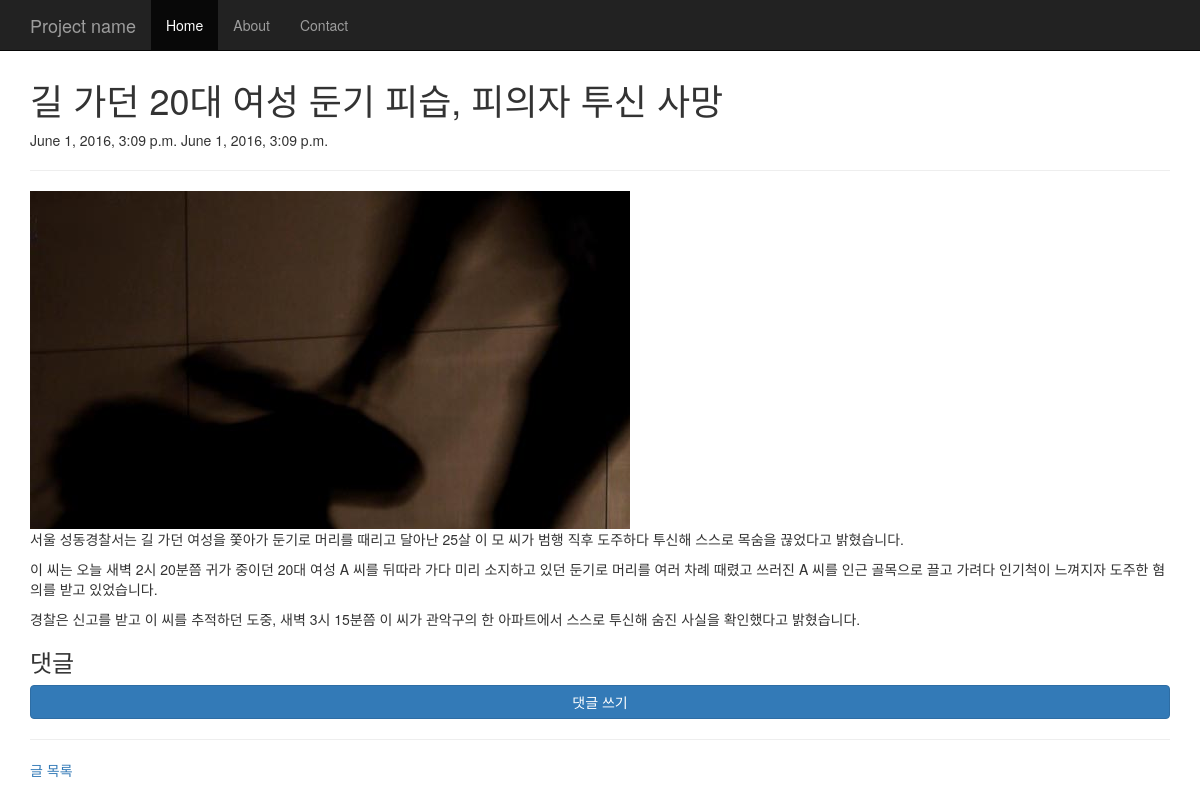
The page /blog/3/ on the database as committed earlier.
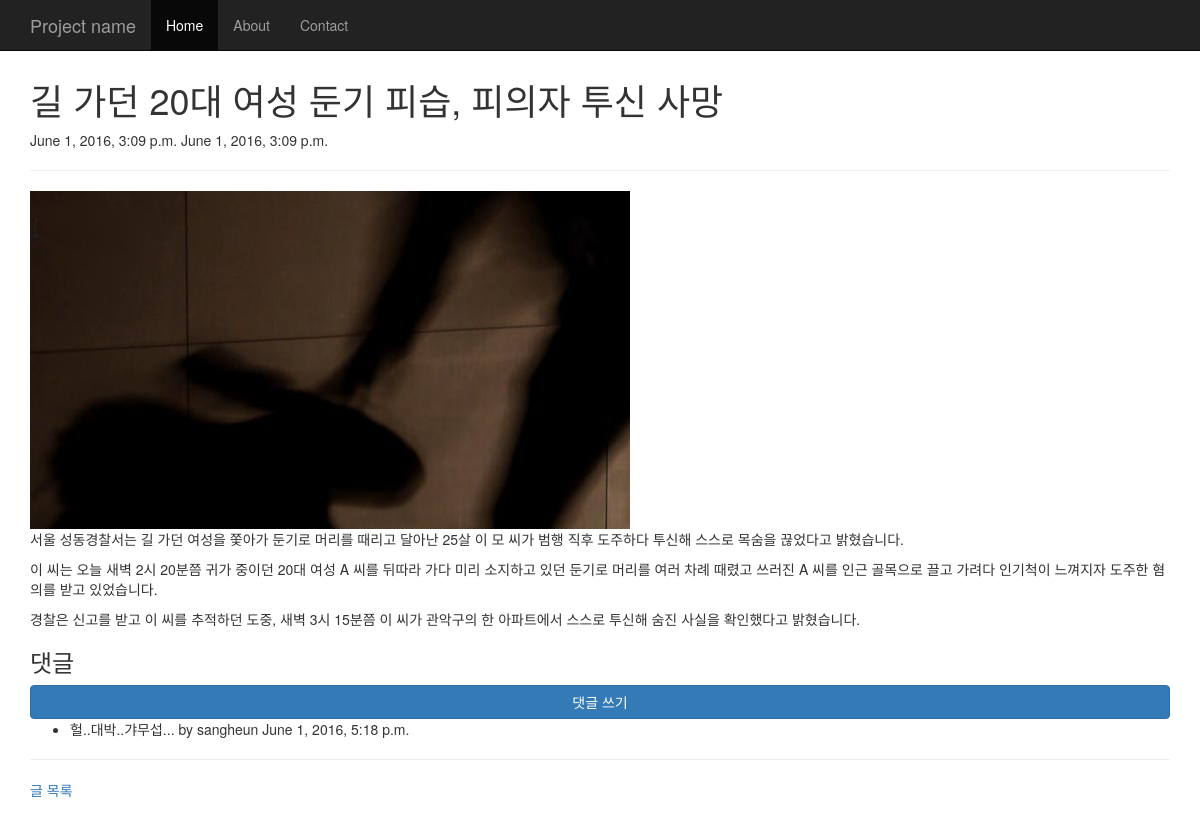
The same page on the database as committed later.
### blog/models.py (models this page shows)
class Comment(models.Model):
    post = models.ForeignKey(Post)
    user = models.ForeignKey(settings.AUTH_USER_MODEL)
    message = models.TextField()
    created_at = models.DateTimeField(auto_now_add=True)
    updated_at = models.DateTimeField(auto_now=True)

### blog/views.py (the view)
# urls.py: url(r'^(?P<pk>\d+)/$', views.post_detail, name='post_detail'),
def post_detail(request, pk):
    post = get_object_or_404(Post, pk=pk)
    return render(request, 'blog/post_detail.html', {
        'post':post,
        })

### blog/templates/blog/post_detail.html
{% extends "blog/base.html" %}
{% block content %}
    <h1>{{ post.title }}</h1>
    {{ post.created_at }}
    {{ post.updated_at }}
    <hr />
    <img src="{{ post.photo.url }}" />
    {{ post.content|linebreaks }}
    <h3>댓글</h3>
    <a href="{% url "blog:comment_new" post.pk %}" class="btn btn-primary btn-block">댓글 쓰기</a>
    <ul>
    {% for comment in post.comment_set.all %}
        <li>
            {{ comment.message }} by {{ comment.user }}
            {{ comment.created_at }}
        </li>
    {% endfor %}
    </ul>
    <hr />
    <a href="{% url "blog:index" %}">글 목록</a>
{% endblock %}

Rows that differ between the two databases and show on the page:
added Comment: message "헐..대박..갸무섭...", user "sangheun", created_at "June 1, 2016, 5:18 p.m."
